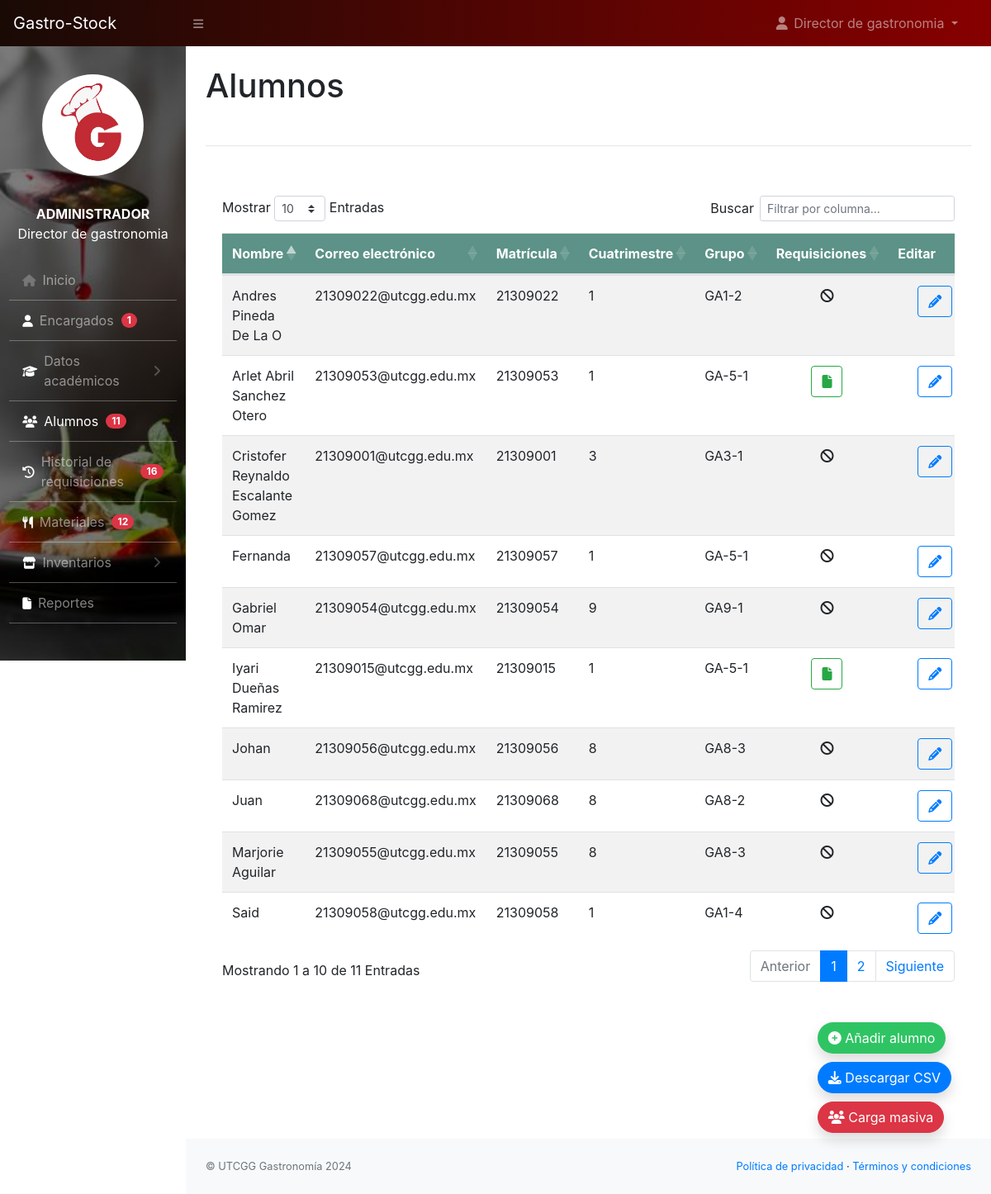
The app's page /administrador/alumnos.php (signed in) with its own data.
### tables this page shows
CREATE TABLE `usuarios` (
  `id` int(11) NOT NULL,
  `nombre` varchar(100) NOT NULL,
  `email` varchar(50) NOT NULL,
  `telefono` varchar(11) DEFAULT NULL,
  `password` varchar(100) NOT NULL,
  `grupo` int(11) DEFAULT NULL,
  `matricula` varchar(8) DEFAULT NULL,
  `role` varchar(20) NOT NULL,
  `activo` int(2) NOT NULL,
  `foto` varchar(100) DEFAULT NULL
);

CREATE TABLE `grupo` (
  `id_grupo` int(11) NOT NULL,
  `grupo` varchar(15) NOT NULL,
  `cuatrimestre` int(2) NOT NULL,
  `nivel` varchar(50) NOT NULL,
  `estatus` int(2) NOT NULL
);

### administrador/alumnos.php (the view, shortened to what this page needs)
<?php
    include_once('../conf/config.php');
?>
<!DOCTYPE html>
<html lang="en">
<head>
	<link rel="stylesheet" href="https://cdn.jsdelivr.net/npm/bootstrap@4.6.2/dist/css/bootstrap.min.css">
        <link href="../css/styles.css" rel="stylesheet" />
        <link rel="stylesheet" href="../css/estilo-nav.css">
        <link href="https://cdn.datatables.net/1.10.20/css/dataTables.bootstrap4.min.css" rel="stylesheet" />
        <link rel="stylesheet" href="https://cdnjs.cloudflare.com/ajax/libs/font-awesome/6.5.1/css/all.min.css" />
</head>
<body class="sb-nav-fixed">
	<?php
		include_once("navbar.php");
	?>
	<div id="layoutSidenav_content">
                <main>
                    <div class="container-fluid">
                        <h1 class="mt-4">Alumnos</h1>
                        <br>
                        <hr>
                        <br>
                        <div class="card mb-4" style="border: none">
                            <div class="card-body">
                                <div class="table-responsive">
                                    <table class="table table-hover table-striped" id="dataTable" width="100%" cellspacing="0">
                                        <thead style="background-color:#5C9287 ;color: #fff;">
                                            <tr>
                                                <th>Nombre</th>
                                                <th>Correo electrónico</th>
                                                <th>Matrícula</th>
                                                <th>Cuatrimestre</th>
                                                <th>Grupo</th>
                                                <th>Requisiciones</th>
                                                <th>Editar</th>
                                            </tr>
                                        </thead>
                                        <tbody>
                                          <?php
          $sql = "SELECT * FROM usuarios
          LEFT JOIN grupo ON usuarios.grupo = grupo.id_grupo
          WHERE role = 'alumno' and activo = 1
          ORDER BY usuarios.id";
          $result = $con -> query($sql);
          if($result ->num_rows > 0){
            while($row = $result ->fetch_assoc()) {
              $grupo = $row['grupo'] ?: 'Sin grupo asignado'; ?>
              <tr>
                  <td><?php echo $row['nombre'] ?></td>
                  <td><?php echo $row['email'] ?></td>
                  <td><?php echo $row['matricula'] ?></td>
                  <td><?php echo $row['cuatrimestre'] ?></td>
                   <td><?php echo $grupo ?></td>
                   <?php
                    $id_alumno = $row['id'];
                    $sqlSolicitudes = "SELECT solicitante FROM solicitud WHERE solicitante = '$id_alumno' ";
                    $resultSolicitudes = $con -> query($sqlSolicitudes);
                    if ($resultSolicitudes ->num_rows > 0) { ?>
                      <td>
                    <div class="container-fluid text-center">
                    <a href="fpdf186/requisicion_alumno.php?id=<?php echo $row['id'] ?>" class="btn btn-outline-success" role="button"><i class="fa-solid fa-file"></i> </a>
                    </div>
                  </td>
                    <?php } else{ ?>
                        <td class="text-center"><i class="fa-solid fa-ban"></i></td>
                    <?php }
                   ?>
                  <td>
                    <div class="container-fluid text-center">
                    <a href="editar_alumno.php?id=<?php echo $row['id'] ?>" class="btn btn-outline-primary" role="button"><i class="fa-solid fa-pencil"></i> </a>
                    </div>
                  </td>
              </tr>
              <?php $i++;
            }
          } else{
            echo "<tr> <td colspan='9'> <center>Aún no se han registrado alumnos</center></td></tr>";
          }
        ?>
                    </tbody>
                  </table>
                </div>
              </div>
            </div>
          </div>
          <br>
          <br>
          <br>
          <br>
          <br>
      <div class="d-flex container-fluid justify-content-end fixed-bottom p-5">
        <ul class="custom-list">
            <li>
                <a href="form_alumnos.php"><button type="button" class="btn shadow " style="border-radius: 50px;background-color: #2FC463;color:#fff;"><i class="fa-solid fa-circle-plus"></i> Añadir alumno</button></a>
            </li>
            <li>
                <a href="php_action/csv_alumnos.php"><button type="button" class="btn btn-primary shadow " style="border-radius: 50px;color:#fff;"><i class="fa-solid fa-download"></i> Descargar CSV</button></a>
            </li>
            <li>
               <button type="button" class="btn btn-danger shadow " style="border-radius: 50px;color:#fff;" data-toggle="modal" data-target="#importModal"><i class="fa-solid fa-users"></i> Carga masiva</button>
            </li>
        </ul>
    </div>
      <br>
        </main>
        <?php include_once('footer.php'); ?>
</body>
</html>

### administrador/alumnos.php (style rules this page uses)
.custom-list { list-style-type: none; padding: 0; }
.custom-list li { margin-bottom: 10px; }

### records on screen
usuarios: nombre "Iyari Dueñas Ramirez", email "21309015@utcgg.edu.mx", matricula "21309015", grupo.cuatrimestre "1", grupo.grupo "GA-5-1"
usuarios: nombre "Cristofer Reynaldo Escalante Gomez", email "21309001@utcgg.edu.mx", matricula "21309001", grupo.cuatrimestre "3", grupo.grupo "GA3-1"
usuarios: nombre "Andres Pineda De La O", email "21309022@utcgg.edu.mx", matricula "21309022", grupo.cuatrimestre "1", grupo.grupo "GA1-2"
usuarios: nombre "Arlet Abril Sanchez Otero", email "21309053@utcgg.edu.mx", matricula "21309053", grupo.cuatrimestre "1", grupo.grupo "GA-5-1"
usuarios: nombre "Gabriel Omar", email "21309054@utcgg.edu.mx", matricula "21309054", grupo.cuatrimestre "9", grupo.grupo "GA9-1"
usuarios: nombre "Marjorie Aguilar", email "21309055@utcgg.edu.mx", matricula "21309055", grupo.cuatrimestre "8", grupo.grupo "GA8-3"
usuarios: nombre "Johan", email "21309056@utcgg.edu.mx", matricula "21309056", grupo.cuatrimestre "8", grupo.grupo "GA8-3"
usuarios: nombre "Fernanda", email "21309057@utcgg.edu.mx", matricula "21309057", grupo.cuatrimestre "1", grupo.grupo "GA-5-1"
usuarios: nombre "Said", email "21309058@utcgg.edu.mx", matricula "21309058", grupo.cuatrimestre "1", grupo.grupo "GA1-4"
usuarios: nombre "Juan", email "21309068@utcgg.edu.mx", matricula "21309068", grupo.cuatrimestre "8", grupo.grupo "GA8-2"

### other values on screen
$nombre "Director de gastronomia"
$tipo_usuario "ADMINISTRADOR"
$row['total'] "1"
$row['total'] "11"
$row['total'] "16"
$row['total'] "12"
